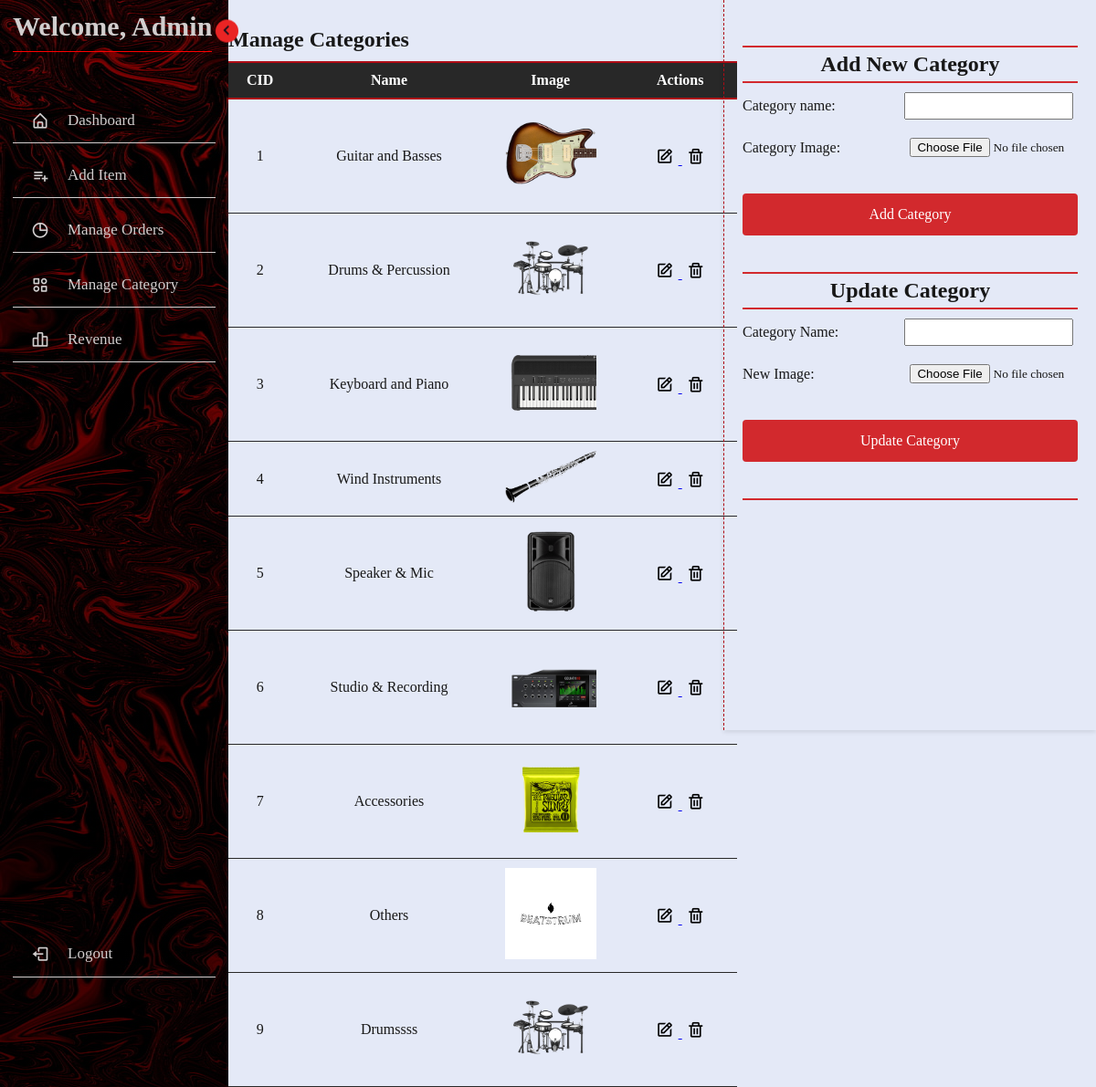
Screenshot of /admin/manage_category.php with the database file from the repository.
### tables this page shows
CREATE TABLE `categories` (
  `id` int(11) NOT NULL,
  `name` varchar(100) NOT NULL,
  `category_image` varchar(255) DEFAULT NULL
);

### admin/manage_category.php (the view, shortened to what this page needs)
<?php
class CategoryManager {
    private $conn;
    public function __construct($host, $username, $password, $database) {
        $this->conn = new mysqli($host, $username, $password, $database);
    }
    public function getAllCategories() {
        $sql_categories = "SELECT * FROM categories";
        $result_categories = $this->conn->query($sql_categories);
        $categories = array();
        if ($result_categories->num_rows > 0) {
            while ($row = $result_categories->fetch_assoc()) {
                $categories[] = $row;
            }
        }
        return $categories;
    }
}
$categoryManager = new CategoryManager("localhost", "root", "", "ecommerce");
$categories = $categoryManager->getAllCategories();
?>
        <!DOCTYPE html>
        <html lang="en">
        <head>
            <link href="https://unpkg.com/boxicons@2.1.4/css/boxicons.min.css" rel="stylesheet"/>
        </head>
        <body>
        <?php include 'header.php'; ?>
            <div class="container">
                <div class="left">
                    <h1>Manage Categories</h1>
                    <table>
                        <thead>
                            <tr>
                                <th>CID</th>
                                <th>Name</th>
                                <th>Image</th>
                                <th>Actions</th>
                            </tr>
                        </thead>
                        <tbody>
                            <?php $counter = 1;  ?>
                            <?php foreach ($categories as $category): ?>
                            <tr>
                                <td><?php echo $counter++;  ?></td>
                                <td><?php echo $category['name']; ?></td>
                                <td><img src="../category_uploads/<?php echo $category['category_image']; ?>" alt="<?php echo $category['name']; ?>" style="max-width: 100px;"></td>
                                <td>
                            <a class="edit-button" href="#" data-category-id="<?php echo $category['id']; ?>">
                                        <i class='bx bx-edit'></i>
                                    </a>
                                    <a class="delete-button" href="manage_category.php?delete_category=<?php echo $category['id']; ?>" onclick="return confirmDelete();">
                                        <i class='bx bx-trash'></i>
                                    </a>
                            </td>
                            </tr>
                            <?php endforeach; ?>
                        </tbody>
                    </table>
                </div>
                <div class="right">
                        <div class="forms">
                            <div class="add-form">
                                <h2>Add New Category</h2>
                                <form action="manage_category.php" method="POST" enctype="multipart/form-data" onsubmit="return confirmAdd();">
                                <div class="input-group">
            <label for="new_category_name">Category name:</label>
            <input type="text" id="new_category_name" name="new_category_name" required>
        </div>
        <div class="input-group">
            <label for="new_category_image">Category Image:</label>
            <input type="file" id="new_category_image" name="new_category_image" accept="image/*" required>
        </div>
                                    <input type="submit" name="add_category" value="Add Category">
                                </form>
                            </div>
                            <div class="update-form">
                                <h2>Update Category</h2>
                                <form action="manage_category.php" method="POST" enctype="multipart/form-data" onsubmit="return confirmUpdate();">
                                    <div class="input-group">
            <label for="update_category_name">Category Name:</label>
            <input type="text" id="update_category_name" name="category_name" required>
        </div>
        <div class="input-group">
            <label for="update_category_image">New Image:</label>
            <input type="file" id="update_category_image" name="update_category_image" accept="image/*">
        </div>
                                    <input type="submit" name="update_category" value="Update Category">
                                </form>
                            </div>
                        </div>
                        <h3></h3>
                </div>
            </div>
        </body>
        </html>

### admin/header.php (shortened to what this page needs)
<!DOCTYPE html>
<html lang="en">
<head>
  <link rel='stylesheet' href='https://unpkg.com/boxicons@2.1.1/css/boxicons.min.css'>
</head>
<body>
<nav class="sidebar">
  <header>
    <div class="image-text">
      <div class="text logo-text">
      <span class="name" style="font-size: 30px;"><span>Welcome</span>, Admin</span>
      </div>
    </div>
    <i class='bx bx-chevron-right toggle'></i>
  </header>
  <div class="menu-bar">
    <div class="menu">
      <ul class="menu-links">
        <li class="nav-link">
          <a href="index.php">
            <i class='bx bx-home-alt icon'></i>
            <span class="text nav-text">Dashboard</span>
          </a>
        </li>
        <li class="nav-link">
          <a href="add_item.php">
            <i class='bx bx-list-plus icon'></i>
            <span class="text nav-text">Add Item</span>
          </a>
        </li>
        <li class="nav-link">
          <a href="manage_orders.php">
            <i class='bx bx-pie-chart-alt icon'></i>
            <span class="text nav-text">Manage Orders</span>
          </a>
        </li>
        <li class="nav-link">
          <a href="manage_category.php">
            <i class='bx bx-category-alt icon'></i>
            <span class="text nav-text">Manage Category</span>
          </a>
        </li>
        <li class="nav-link">
          <a href="#">
            <i class='bx bx-bar-chart-alt-2 icon'></i>
            <span class="text nav-text">Revenue</span>
          </a>
        </li>
      </ul>
    </div>
    <div class="bottom-content">
      <li class="logout">
        <a href="logout.php">
          <i class='bx bx-log-out icon'></i>
          <span class="text nav-text">Logout</span>
        </a>
      </li>
    </div>
  </div>
</nav>
</body>
</html>

### rows the page displays
categories: name "Guitar and Basses", category_image (picture)
categories: name "Drums & Percussion", category_image (picture)
categories: name "Keyboard and Piano", category_image (picture)
categories: name "Wind Instruments", category_image (picture)
categories: name "Speaker & Mic", category_image (picture)
categories: name "Studio & Recording", category_image (picture)
categories: name "Accessories", category_image+name (picture)
categories: name "Others", category_image (picture)
categories: name "Drumssss", category_image (picture)
